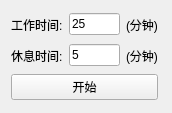
<?xml version="1.0" encoding="UTF-8"?>
<ui version="4.0">
 <class>InTime</class>
 <widget class="QWidget" name="InTime">
  <property name="geometry">
   <rect>
    <x>0</x>
    <y>0</y>
    <width>172</width>
    <height>113</height>
   </rect>
  </property>
  <property name="windowTitle">
   <string>InTime</string>
  </property>
  <widget class="QWidget" name="layoutWidget">
   <property name="geometry">
    <rect>
     <x>11</x>
     <y>12</y>
     <width>147</width>
     <height>88</height>
    </rect>
   </property>
   <layout class="QVBoxLayout" name="verticalLayout">
    <item>
     <layout class="QHBoxLayout" name="horizontalLayout">
      <item>
       <widget class="QLabel" name="label">
        <property name="text">
         <string>工作时间:</string>
        </property>
       </widget>
      </item>
      <item>
       <widget class="QLineEdit" name="lineEdit_work">
        <property name="text">
         <string>25</string>
        </property>
       </widget>
      </item>
      <item>
       <widget class="QLabel" name="label_2">
        <property name="text">
         <string>(分钟)</string>
        </property>
       </widget>
      </item>
     </layout>
    </item>
    <item>
     <layout class="QHBoxLayout" name="horizontalLayout_2">
      <item>
       <widget class="QLabel" name="label_3">
        <property name="text">
         <string>休息时间:</string>
        </property>
       </widget>
      </item>
      <item>
       <widget class="QLineEdit" name="lineEdit_relax">
        <property name="text">
         <string>5</string>
        </property>
       </widget>
      </item>
      <item>
       <widget class="QLabel" name="label_4">
        <property name="text">
         <string>(分钟)</string>
        </property>
       </widget>
      </item>
     </layout>
    </item>
    <item>
     <widget class="QPushButton" name="pushButton_start">
      <property name="text">
       <string>开始</string>
      </property>
     </widget>
    </item>
   </layout>
  </widget>
 </widget>
 <resources/>
 <connections/>
</ui>
